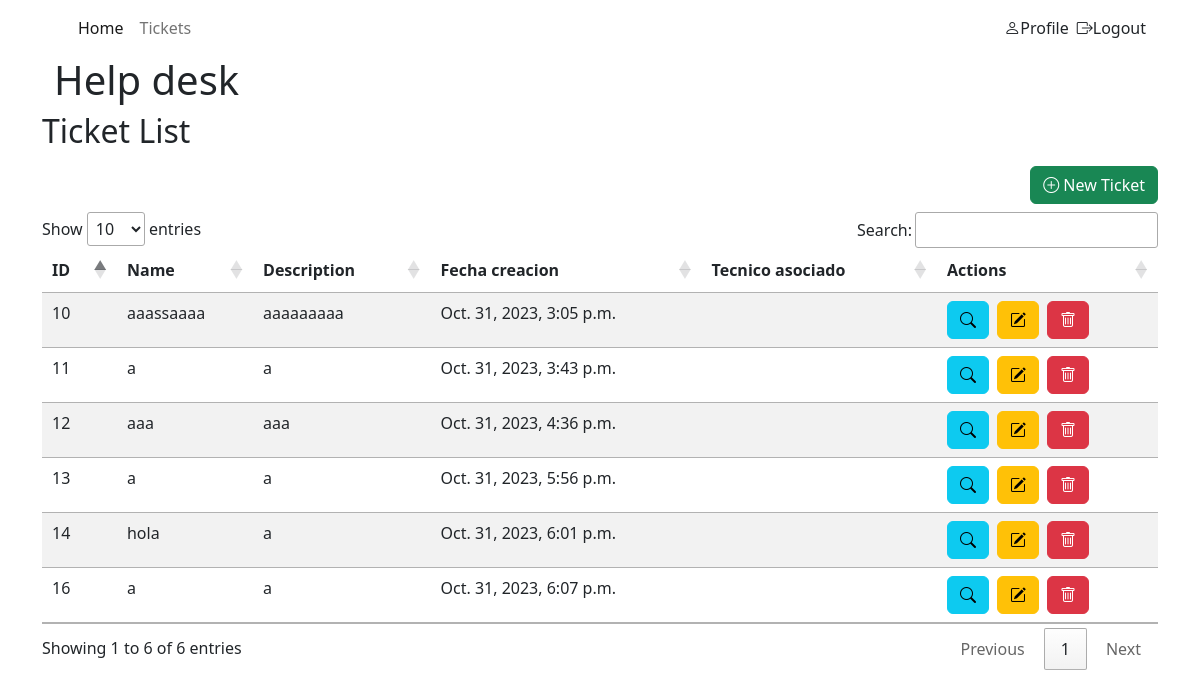
Before: /core/list/ (signed in) with the older database file.
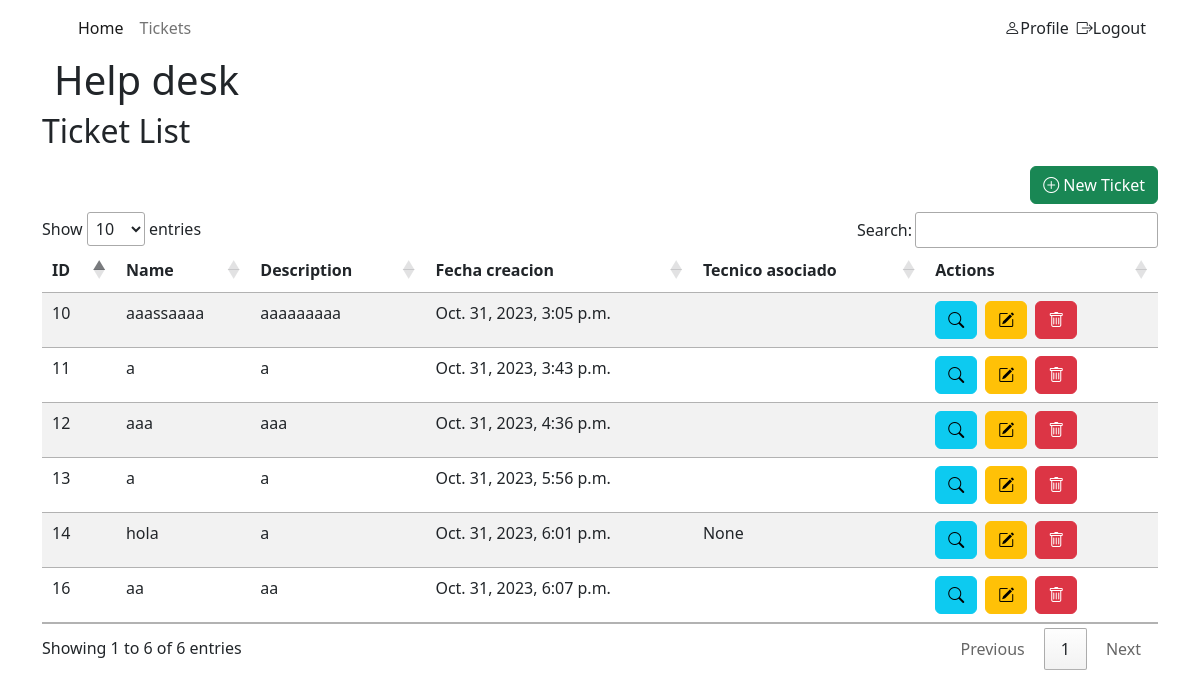
After: the same page with the newer database file.
### core/models.py (models this page shows, shortened)
class Ticket(models.Model):
    title = models.CharField(max_length=200)
    description = models.TextField()
    created_at = models.DateTimeField(auto_now_add=True)
    updated_at = models.DateTimeField(auto_now=True)
    tech = models.ForeignKey(Tech, null=True, blank=True, on_delete=models.RESTRICT)

### core/views.py (the view)
# urls.py: path('list/', TicketListView.as_view(), name='ticket_list'),
@method_decorator(login_required, name='dispatch')
class TicketListView(ListView):
    model = Ticket
    template_name = 'ticket_list.html'
    context_object_name = 'tickets'

### core/models.py (called while the page is built)
    def __str__(self) -> str:
        return self.first_name

### core/templates/ticket_list.html (shortened to what this page needs)
{% extends 'base.html' %}
{% block content %}
<h2>Ticket List</h2>
<div class="d-flex flex-row-reverse">
    <a class="btn btn-success my-2" href="{% url 'ticket_create' %}"><i class="bi bi-plus-circle"></i>&nbsp;New
        Ticket</a>
</div>
{% if tickets %}
<table id="ticket-list" class="table table-striped">
    <thead>
        <tr>
            <th>ID</th>
            <th>Name</th>
            <th>Description</th>
            <th>Fecha creacion</th>
            <th>Tecnico asociado</th>
            <th>Actions</th>
        </tr>
    </thead>
    <tbody>
        {% for i in tickets %}
        <tr>
            <td>{{ i.id }}</td>
            <td>{{ i.title }}</td>
            <td>{{ i.description }}</td>
            <td>{{ i.created_at }}</td>
            <td>{{ i.tech }}</td>
            <td>
                <div class="d-flex">
                    <a class="btn btn-info me-2" href="{% url 'ticket_detail' i.id %}"><i class="bi bi-search"></i></a>
                    <a class="btn btn-warning me-2" href="{% url 'ticket_update' i.id %}"><i class="bi bi-pencil-square"></i></a>
                    <a class="btn btn-danger me-2" href="{% url 'ticket_delete' i.id %}"><i class="bi bi-trash"></i></a>
                </div>
            </td>
        </tr>
        {% endfor %}
    </tbody>
</table>
{% else %}
<h3>No existen Tickets</h3>
{% endif %}
{% endblock %}

Changed rows visible on the page:
changed Ticket "hola": tech (not shown) → "None"
changed Ticket "Oct. 31, 2023, 6:07 p.m.": title "a" → "aa"; description "a" → "aa"
